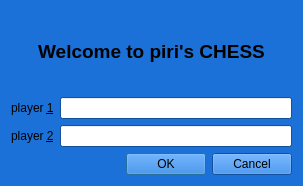
<?xml version="1.0" encoding="UTF-8"?>
<ui version="4.0">
 <class>configurationdialog</class>
 <widget class="QDialog" name="configurationdialog">
  <property name="geometry">
   <rect>
    <x>0</x>
    <y>0</y>
    <width>303</width>
    <height>186</height>
   </rect>
  </property>
  <property name="palette">
   <palette>
    <active>
     <colorrole role="WindowText">
      <brush brushstyle="SolidPattern">
       <color alpha="255">
        <red>0</red>
        <green>0</green>
        <blue>0</blue>
       </color>
      </brush>
     </colorrole>
     <colorrole role="Button">
      <brush brushstyle="SolidPattern">
       <color alpha="255">
        <red>28</red>
        <green>113</green>
        <blue>216</blue>
       </color>
      </brush>
     </colorrole>
     <colorrole role="Light">
      <brush brushstyle="SolidPattern">
       <color alpha="255">
        <red>102</red>
        <green>171</green>
        <blue>255</blue>
       </color>
      </brush>
     </colorrole>
     <colorrole role="Midlight">
      <brush brushstyle="SolidPattern">
       <color alpha="255">
        <red>65</red>
        <green>142</green>
        <blue>235</blue>
       </color>
      </brush>
     </colorrole>
     <colorrole role="Dark">
      <brush brushstyle="SolidPattern">
       <color alpha="255">
        <red>14</red>
        <green>57</green>
        <blue>108</blue>
       </color>
      </brush>
     </colorrole>
     <colorrole role="Mid">
      <brush brushstyle="SolidPattern">
       <color alpha="255">
        <red>19</red>
        <green>75</green>
        <blue>144</blue>
       </color>
      </brush>
     </colorrole>
     <colorrole role="Text">
      <brush brushstyle="SolidPattern">
       <color alpha="255">
        <red>0</red>
        <green>0</green>
        <blue>0</blue>
       </color>
      </brush>
     </colorrole>
     <colorrole role="BrightText">
      <brush brushstyle="SolidPattern">
       <color alpha="255">
        <red>255</red>
        <green>255</green>
        <blue>255</blue>
       </color>
      </brush>
     </colorrole>
     <colorrole role="ButtonText">
      <brush brushstyle="SolidPattern">
       <color alpha="255">
        <red>0</red>
        <green>0</green>
        <blue>0</blue>
       </color>
      </brush>
     </colorrole>
     <colorrole role="Base">
      <brush brushstyle="SolidPattern">
       <color alpha="255">
        <red>255</red>
        <green>255</green>
        <blue>255</blue>
       </color>
      </brush>
     </colorrole>
     <colorrole role="Window">
      <brush brushstyle="SolidPattern">
       <color alpha="255">
        <red>28</red>
        <green>113</green>
        <blue>216</blue>
       </color>
      </brush>
     </colorrole>
     <colorrole role="Shadow">
      <brush brushstyle="SolidPattern">
       <color alpha="255">
        <red>0</red>
        <green>0</green>
        <blue>0</blue>
       </color>
      </brush>
     </colorrole>
     <colorrole role="AlternateBase">
      <brush brushstyle="SolidPattern">
       <color alpha="255">
        <red>141</red>
        <green>184</green>
        <blue>235</blue>
       </color>
      </brush>
     </colorrole>
     <colorrole role="ToolTipBase">
      <brush brushstyle="SolidPattern">
       <color alpha="255">
        <red>255</red>
        <green>255</green>
        <blue>220</blue>
       </color>
      </brush>
     </colorrole>
     <colorrole role="ToolTipText">
      <brush brushstyle="SolidPattern">
       <color alpha="255">
        <red>0</red>
        <green>0</green>
        <blue>0</blue>
       </color>
      </brush>
     </colorrole>
     <colorrole role="PlaceholderText">
      <brush brushstyle="SolidPattern">
       <color alpha="128">
        <red>0</red>
        <green>0</green>
        <blue>0</blue>
       </color>
      </brush>
     </colorrole>
    </active>
    <inactive>
     <colorrole role="WindowText">
      <brush brushstyle="SolidPattern">
       <color alpha="255">
        <red>0</red>
        <green>0</green>
        <blue>0</blue>
       </color>
      </brush>
     </colorrole>
     <colorrole role="Button">
      <brush brushstyle="SolidPattern">
       <color alpha="255">
        <red>28</red>
        <green>113</green>
        <blue>216</blue>
       </color>
      </brush>
     </colorrole>
     <colorrole role="Light">
      <brush brushstyle="SolidPattern">
       <color alpha="255">
        <red>102</red>
        <green>171</green>
        <blue>255</blue>
       </color>
      </brush>
     </colorrole>
     <colorrole role="Midlight">
      <brush brushstyle="SolidPattern">
       <color alpha="255">
        <red>65</red>
        <green>142</green>
        <blue>235</blue>
       </color>
      </brush>
     </colorrole>
     <colorrole role="Dark">
      <brush brushstyle="SolidPattern">
       <color alpha="255">
        <red>14</red>
        <green>57</green>
        <blue>108</blue>
       </color>
      </brush>
     </colorrole>
     <colorrole role="Mid">
      <brush brushstyle="SolidPattern">
       <color alpha="255">
        <red>19</red>
        <green>75</green>
        <blue>144</blue>
       </color>
      </brush>
     </colorrole>
     <colorrole role="Text">
      <brush brushstyle="SolidPattern">
       <color alpha="255">
        <red>0</red>
        <green>0</green>
        <blue>0</blue>
       </color>
      </brush>
     </colorrole>
     <colorrole role="BrightText">
      <brush brushstyle="SolidPattern">
       <color alpha="255">
        <red>255</red>
        <green>255</green>
        <blue>255</blue>
       </color>
      </brush>
     </colorrole>
     <colorrole role="ButtonText">
      <brush brushstyle="SolidPattern">
       <color alpha="255">
        <red>0</red>
        <green>0</green>
        <blue>0</blue>
       </color>
      </brush>
     </colorrole>
     <colorrole role="Base">
      <brush brushstyle="SolidPattern">
       <color alpha="255">
        <red>255</red>
        <green>255</green>
        <blue>255</blue>
       </color>
      </brush>
     </colorrole>
     <colorrole role="Window">
      <brush brushstyle="SolidPattern">
       <color alpha="255">
        <red>28</red>
        <green>113</green>
        <blue>216</blue>
       </color>
      </brush>
     </colorrole>
     <colorrole role="Shadow">
      <brush brushstyle="SolidPattern">
       <color alpha="255">
        <red>0</red>
        <green>0</green>
        <blue>0</blue>
       </color>
      </brush>
     </colorrole>
     <colorrole role="AlternateBase">
      <brush brushstyle="SolidPattern">
       <color alpha="255">
        <red>141</red>
        <green>184</green>
        <blue>235</blue>
       </color>
      </brush>
     </colorrole>
     <colorrole role="ToolTipBase">
      <brush brushstyle="SolidPattern">
       <color alpha="255">
        <red>255</red>
        <green>255</green>
        <blue>220</blue>
       </color>
      </brush>
     </colorrole>
     <colorrole role="ToolTipText">
      <brush brushstyle="SolidPattern">
       <color alpha="255">
        <red>0</red>
        <green>0</green>
        <blue>0</blue>
       </color>
      </brush>
     </colorrole>
     <colorrole role="PlaceholderText">
      <brush brushstyle="SolidPattern">
       <color alpha="128">
        <red>0</red>
        <green>0</green>
        <blue>0</blue>
       </color>
      </brush>
     </colorrole>
    </inactive>
    <disabled>
     <colorrole role="WindowText">
      <brush brushstyle="SolidPattern">
       <color alpha="255">
        <red>14</red>
        <green>57</green>
        <blue>108</blue>
       </color>
      </brush>
     </colorrole>
     <colorrole role="Button">
      <brush brushstyle="SolidPattern">
       <color alpha="255">
        <red>28</red>
        <green>113</green>
        <blue>216</blue>
       </color>
      </brush>
     </colorrole>
     <colorrole role="Light">
      <brush brushstyle="SolidPattern">
       <color alpha="255">
        <red>102</red>
        <green>171</green>
        <blue>255</blue>
       </color>
      </brush>
     </colorrole>
     <colorrole role="Midlight">
      <brush brushstyle="SolidPattern">
       <color alpha="255">
        <red>65</red>
        <green>142</green>
        <blue>235</blue>
       </color>
      </brush>
     </colorrole>
     <colorrole role="Dark">
      <brush brushstyle="SolidPattern">
       <color alpha="255">
        <red>14</red>
        <green>57</green>
        <blue>108</blue>
       </color>
      </brush>
     </colorrole>
     <colorrole role="Mid">
      <brush brushstyle="SolidPattern">
       <color alpha="255">
        <red>19</red>
        <green>75</green>
        <blue>144</blue>
       </color>
      </brush>
     </colorrole>
     <colorrole role="Text">
      <brush brushstyle="SolidPattern">
       <color alpha="255">
        <red>14</red>
        <green>57</green>
        <blue>108</blue>
       </color>
      </brush>
     </colorrole>
     <colorrole role="BrightText">
      <brush brushstyle="SolidPattern">
       <color alpha="255">
        <red>255</red>
        <green>255</green>
        <blue>255</blue>
       </color>
      </brush>
     </colorrole>
     <colorrole role="ButtonText">
      <brush brushstyle="SolidPattern">
       <color alpha="255">
        <red>14</red>
        <green>57</green>
        <blue>108</blue>
       </color>
      </brush>
     </colorrole>
     <colorrole role="Base">
      <brush brushstyle="SolidPattern">
       <color alpha="255">
        <red>28</red>
        <green>113</green>
        <blue>216</blue>
       </color>
      </brush>
     </colorrole>
     <colorrole role="Window">
      <brush brushstyle="SolidPattern">
       <color alpha="255">
        <red>28</red>
        <green>113</green>
        <blue>216</blue>
       </color>
      </brush>
     </colorrole>
     <colorrole role="Shadow">
      <brush brushstyle="SolidPattern">
       <color alpha="255">
        <red>0</red>
        <green>0</green>
        <blue>0</blue>
       </color>
      </brush>
     </colorrole>
     <colorrole role="AlternateBase">
      <brush brushstyle="SolidPattern">
       <color alpha="255">
        <red>28</red>
        <green>113</green>
        <blue>216</blue>
       </color>
      </brush>
     </colorrole>
     <colorrole role="ToolTipBase">
      <brush brushstyle="SolidPattern">
       <color alpha="255">
        <red>255</red>
        <green>255</green>
        <blue>220</blue>
       </color>
      </brush>
     </colorrole>
     <colorrole role="ToolTipText">
      <brush brushstyle="SolidPattern">
       <color alpha="255">
        <red>0</red>
        <green>0</green>
        <blue>0</blue>
       </color>
      </brush>
     </colorrole>
     <colorrole role="PlaceholderText">
      <brush brushstyle="SolidPattern">
       <color alpha="128">
        <red>0</red>
        <green>0</green>
        <blue>0</blue>
       </color>
      </brush>
     </colorrole>
    </disabled>
   </palette>
  </property>
  <property name="windowTitle">
   <string>Dialog</string>
  </property>
  <layout class="QGridLayout" name="gridLayout">
   <item row="2" column="1">
    <widget class="QLineEdit" name="player1Name"/>
   </item>
   <item row="3" column="0">
    <widget class="QLabel" name="label_2">
     <property name="text">
      <string>player &amp;2</string>
     </property>
     <property name="buddy">
      <cstring>player2Name</cstring>
     </property>
    </widget>
   </item>
   <item row="2" column="0">
    <widget class="QLabel" name="label">
     <property name="text">
      <string>player &amp;1</string>
     </property>
     <property name="buddy">
      <cstring>player1Name</cstring>
     </property>
    </widget>
   </item>
   <item row="3" column="1">
    <widget class="QLineEdit" name="player2Name"/>
   </item>
   <item row="4" column="0" colspan="2">
    <widget class="QDialogButtonBox" name="buttonBox">
     <property name="orientation">
      <enum>Qt::Horizontal</enum>
     </property>
     <property name="standardButtons">
      <set>QDialogButtonBox::Cancel|QDialogButtonBox::Ok</set>
     </property>
    </widget>
   </item>
   <item row="1" column="0" colspan="2">
    <widget class="QLabel" name="label_3">
     <property name="font">
      <font>
       <family>Arial</family>
       <pointsize>14</pointsize>
       <weight>75</weight>
       <bold>true</bold>
       <underline>false</underline>
       <strikeout>false</strikeout>
       <stylestrategy>PreferAntialias</stylestrategy>
      </font>
     </property>
     <property name="text">
      <string>Welcome to piri's CHESS</string>
     </property>
     <property name="alignment">
      <set>Qt::AlignCenter</set>
     </property>
    </widget>
   </item>
  </layout>
 </widget>
 <resources/>
 <connections>
  <connection>
   <sender>buttonBox</sender>
   <signal>accepted()</signal>
   <receiver>configurationdialog</receiver>
   <slot>accept()</slot>
   <hints>
    <hint type="sourcelabel">
     <x>248</x>
     <y>254</y>
    </hint>
    <hint type="destinationlabel">
     <x>157</x>
     <y>274</y>
    </hint>
   </hints>
  </connection>
  <connection>
   <sender>buttonBox</sender>
   <signal>rejected()</signal>
   <receiver>configurationdialog</receiver>
   <slot>reject()</slot>
   <hints>
    <hint type="sourcelabel">
     <x>316</x>
     <y>260</y>
    </hint>
    <hint type="destinationlabel">
     <x>286</x>
     <y>274</y>
    </hint>
   </hints>
  </connection>
 </connections>
</ui>
